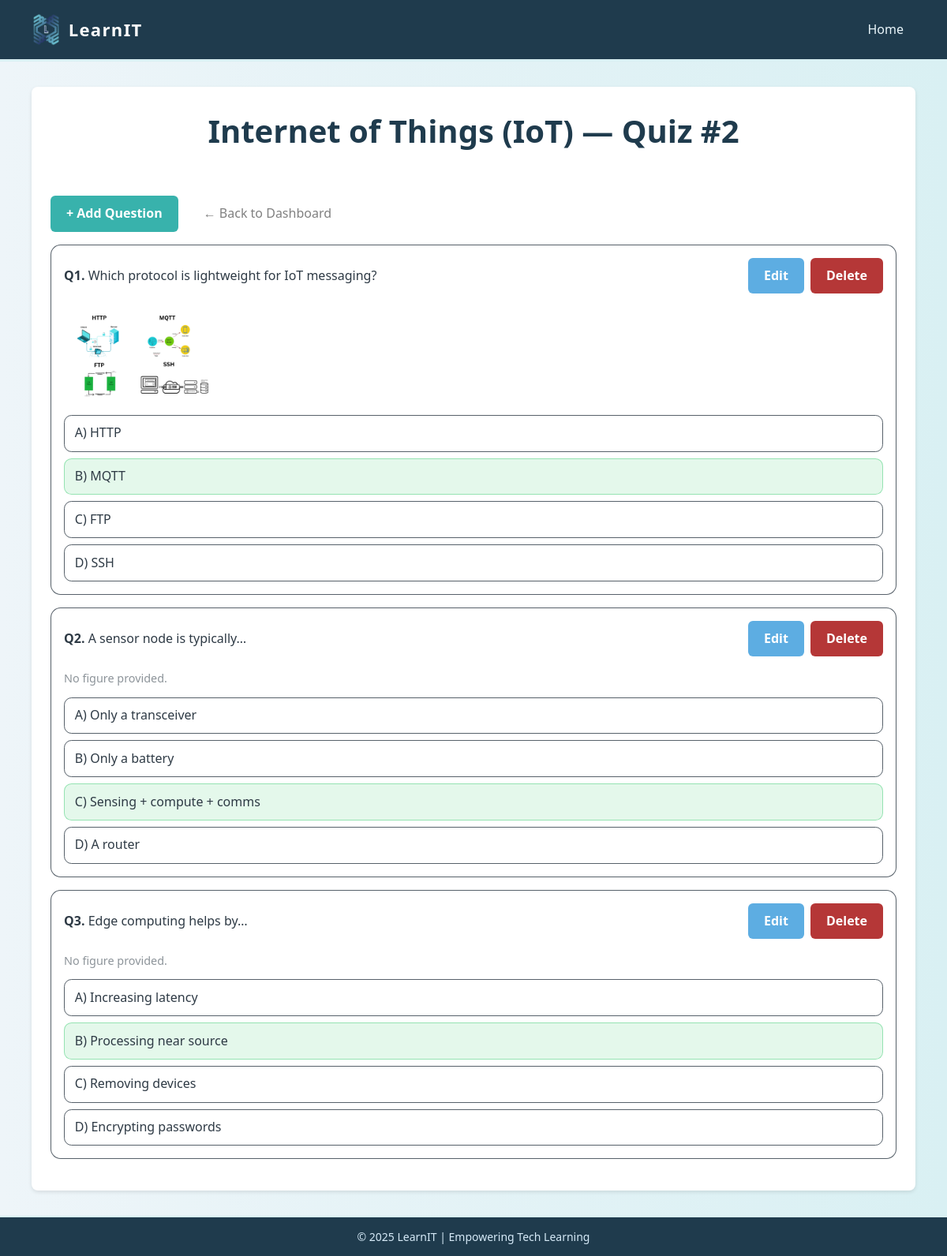
The page /quiz.php?quiz_id=2 (signed in) on the database its author committed.
### tables this page shows
CREATE TABLE `topic` (
  `id` int(11) NOT NULL,
  `topicName` varchar(120) NOT NULL
);

CREATE TABLE `quizquestion` (
  `id` int(11) NOT NULL,
  `quizID` int(11) NOT NULL,
  `question` text NOT NULL,
  `questionFigureFileName` varchar(200) DEFAULT NULL,
  `answerA` varchar(300) NOT NULL,
  `answerB` varchar(300) NOT NULL,
  `answerC` varchar(300) NOT NULL,
  `answerD` varchar(300) NOT NULL,
  `correctAnswer` enum('A','B','C','D') NOT NULL
);

### quiz.php (the view, shortened to what this page needs)
<?php
require_once 'connect.php';
$quizID = 0;
if (isset($_GET['quizID'])) {
    $quizID = (int)$_GET['quizID'];
} elseif (isset($_GET['quiz_id'])) {
    $quizID = (int)$_GET['quiz_id'];
}
$topicName = "Quiz";
$tres = mysqli_query($conn,
  "SELECT t.topicName
     FROM quiz q
     JOIN topic t ON t.id = q.topicID
    WHERE q.id = $quizID LIMIT 1");
if ($tres && mysqli_num_rows($tres)) {
  $topicName = mysqli_fetch_assoc($tres)['topicName'];
}
$qres = mysqli_query($conn, "
  SELECT id, question, questionFigureFileName, answerA, answerB, answerC, answerD, correctAnswer
  FROM quizquestion
  WHERE quizID = $quizID
  ORDER BY id
");
?>
<!DOCTYPE html>
<html lang="en">
<head>
  <link rel="stylesheet" href="style.css"/>
</head>
<body>
  <header>
    <div class="logo">
      <img src="images/logo.png" alt="LearnIT Logo"/>
      <h1>LearnIT</h1>
    </div>
    <nav>
      <a href="educator.php">Home</a>
    </nav>
  </header>
  <main class="quiz-scope">
    <div class="card-container">
      <section class="q-panel">
        <h2><?php echo htmlspecialchars($topicName); ?> — Quiz #<?php echo (int)$quizID; ?></h2>
<div class="q-inline" style="margin-bottom:1rem;">
  <a class="btn submit" href="add-question.php?quizID=<?php echo (int)$quizID; ?>">
    + Add Question
  </a>
  <a class="takeHome" href="educator.php">
    ← Back to Dashboard
  </a>
</div>
        <?php if ($qres && mysqli_num_rows($qres)): ?>
          <?php $n=1; while($row = mysqli_fetch_assoc($qres)): ?>
            <article class="q-card">
              <div class="q-head">
                <div><strong>Q<?php echo $n++; ?>.</strong> <?php echo htmlspecialchars($row['question']); ?></div>
                <div class="q-actions">
                  <a class="btn" href="edit-question.php?id=<?php echo (int)$row['id']; ?>">Edit</a>
                  <a class="btn delete"
   href="delete-question.php?quizID=<?php echo $quizID; ?>&id=<?php echo $row['id']; ?>"
   onclick="return confirm('Delete this question?');">Delete</a>
                </div>
              </div>
              <?php if (!empty($row['questionFigureFileName'])): ?>
                <img src="uploads/<?php echo htmlspecialchars($row['questionFigureFileName']); ?>"
                     alt="" style="max-width:240px; max-height:160px; display:block; margin-bottom:0.5rem;">
              <?php else: ?>
                <p class="q-help">No figure provided.</p>
              <?php endif; ?>
              <div class="q-answers">
                <div class="q-answer <?php echo ($row['correctAnswer']==='A'?'is-correct':''); ?>">A) <?php echo htmlspecialchars($row['answerA']); ?></div>
                <div class="q-answer <?php echo ($row['correctAnswer']==='B'?'is-correct':''); ?>">B) <?php echo htmlspecialchars($row['answerB']); ?></div>
                <div class="q-answer <?php echo ($row['correctAnswer']==='C'?'is-correct':''); ?>">C) <?php echo htmlspecialchars($row['answerC']); ?></div>
                <div class="q-answer <?php echo ($row['correctAnswer']==='D'?'is-correct':''); ?>">D) <?php echo htmlspecialchars($row['answerD']); ?></div>
              </div>
            </article>
          <?php endwhile; ?>
        <?php else: ?>
          <p>No questions yet for this quiz.</p>
        <?php endif; ?>
      </section>
    </div>
  </main>
  <footer>
    <p>&copy; 2025 LearnIT | Empowering Tech Learning</p>
  </footer>
</body>
</html>

### style.css (style rules this page uses)
* { margin: 0; padding: 0; box-sizing: border-box; }
body { font-family: 'Segoe UI', Tahoma, Geneva, Verdana, sans-serif; background: linear-gradient(to right, #eef5f9, #d9f0f3); color: #2e3a45; min-height: 100vh; display: flex; flex-direction: column; line-height: 1.6; }
header { background: #1f3b4d; display: flex; justify-content: space-between; align-items: center; padding: 0.938em 2.5em; border-bottom: 0.188em solid #d9f0f3; color: #fff; }
header .logo { display: flex; align-items: center; }
header .logo img { height: 2.812em; margin-right: 0.625em; }
header .logo h1 { font-size: 1.375em; letter-spacing: 0.062em; }
header nav a { margin: 0 0.938em; text-decoration: none; color: #eaf6fb; font-weight: 500; transition: color 0.3s; }
h2 { color: #1f3b4d; margin-bottom: 1.25em; }
footer { background: #1f3b4d; text-align: center; padding: 0.938em; border-top: 0.188em solid #d9f0f3; font-size: 0.875em; color: #d6eaf8; }
button, .btn { background: #5dade2; border: none; padding: 0.625em 1.25em; border-radius: 0.375em; color: #fff; font-weight: bold; cursor: pointer; transition: background 0.3s, transform 0.2s; text-decoration: none; }
.submit { background: #38B2AC; }
.delete { background: #B53737; }
.takeHome { padding: 0.625em 1.25em; color: gray; text-decoration: none; border: none; border-radius: 0.312em; text-align: center; }
.card-container { width: 70rem; margin: 2em auto; padding: 1.5em; background-color: #ffffff; border-radius: 0.5em; box-shadow: 0 0.125em 0.3125em rgba(0,0,0,0.1); }

### quiz.php (style rules this page uses)
.quiz-scope { --qz-gap-1: 0.5rem; --qz-gap-2: 1rem; --qz-gap-3: 1.5rem; --qz-gap-4: 2rem; --qz-radius: 0.8rem; --qz-input-h: 2.75rem; --qz-text: inherit; --qz-muted: color-mix(in oklab, currentColor 55%, transparent); --qz-accent: currentColor; --qz-panel-bg: var(--surface-1, #ffffff); --qz-panel-bd: color-mix(in oklab, currentColor 85%, transparent); --qz-input-bg: var(--surface-2, #ffffff); --qz-input-bd: color-mix(in oklab, currentColor 80%, transparent); --qz-ok-bd: color-mix(in oklab, #22c55e 40%, transparent); --qz-ok-bg: color-mix(in oklab, #22c55e 12%, transparent); }
.quiz-scope h2 { text-align: center; font-size:2.5rem; }
.quiz-scope .q-help { font-size:0.9rem; color:var(--qz-muted); }
.quiz-scope .q-inline { display:flex; align-items:center; gap:0.75rem; flex-wrap:wrap; }
.quiz-scope .q-card { border:0.08rem solid var(--qz-input-bd); border-radius:var(--qz-radius); padding:var(--qz-gap-2); margin:var(--qz-gap-2) 0; background:var(--qz-panel-bg); }
.quiz-scope .q-head { display:flex; align-items:center; justify-content:space-between; gap:var(--qz-gap-2); margin-bottom:var(--qz-gap-2); }
.quiz-scope .q-actions { display:flex; gap:0.5rem; }
.quiz-scope .q-answers { display:grid; gap:0.5rem; margin-top:0.75rem; }
.quiz-scope .q-answer { padding:0.6rem 0.8rem; border-radius:0.6rem; border:0.08rem solid var(--qz-input-bd); }
.quiz-scope .q-answer.is-correct { border-color:var(--qz-ok-bd); background:var(--qz-ok-bg); }

### rows shown on the page
topic: topicName "Internet of Things (IoT)"
quizquestion: question "Which protocol is lightweight for IoT messaging?", questionFigureFileName (picture), answerA "HTTP", answerB "MQTT", answerC "FTP", answerD "SSH"
quizquestion: question "A sensor node is typically…", shows "No figure provided.", answerA "Only a transceiver", answerB "Only a battery", answerC "Sensing + compute + comms", answerD "A router"
quizquestion: question "Edge computing helps by…", shows "No figure provided.", answerA "Increasing latency", answerB "Processing near source", answerC "Removing devices", answerD "Encrypting passwords"

### other values the page prints
$quizID "2"
